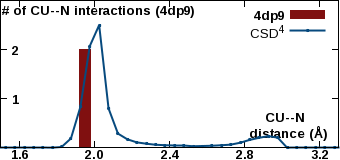

gnuplot code for this plot:
set encoding iso_8859_1
set terminal pngcairo transparent enhanced size 340, 160 font "Arial Bold,10"
set output "/var/www/html/csgid/app/webroot/neighborhood_temp/4dp9/CU--N.png"
set lmargin at screen 0.00
set bmargin at screen 0.08
set rmargin at screen 0.995
set tmargin at screen 1.00
set xrange [1.5:3.3]
set format x "%3.1f"
set xtics 1.6,0.4,3.2
set xtics offset 0,graph 0.065
set yrange [0:17216.4]
unset ytics
set y2range [0:3]
set y2tics 1,1,2
set y2tics offset -49,graph 0.00
set y2tics mirror
set view 80,45
set key top right
set boxwidth 0.06
set style fill solid 1.0
set xlabel "CU--N \n distance (\305)" offset 17,4.4
set y2label "# of CU--N interactions (4dp9)" offset -40,4 rotate by 0
plot "-" using ($1+0.05):2 with boxes lc rgb "#801010" axis x1y2 title "4dp9", \
     "/var/www/html/csgid/app/webroot/neighborhood_temp/csd_metal_distances/CU--N.csv" using ($1+0.025):2 with linespoints linewidth 2 pointtype 7 pointsize 0.2 lc rgb "#074a7e" title "CSD^{4}" axis x1y1
1.9	2
e
